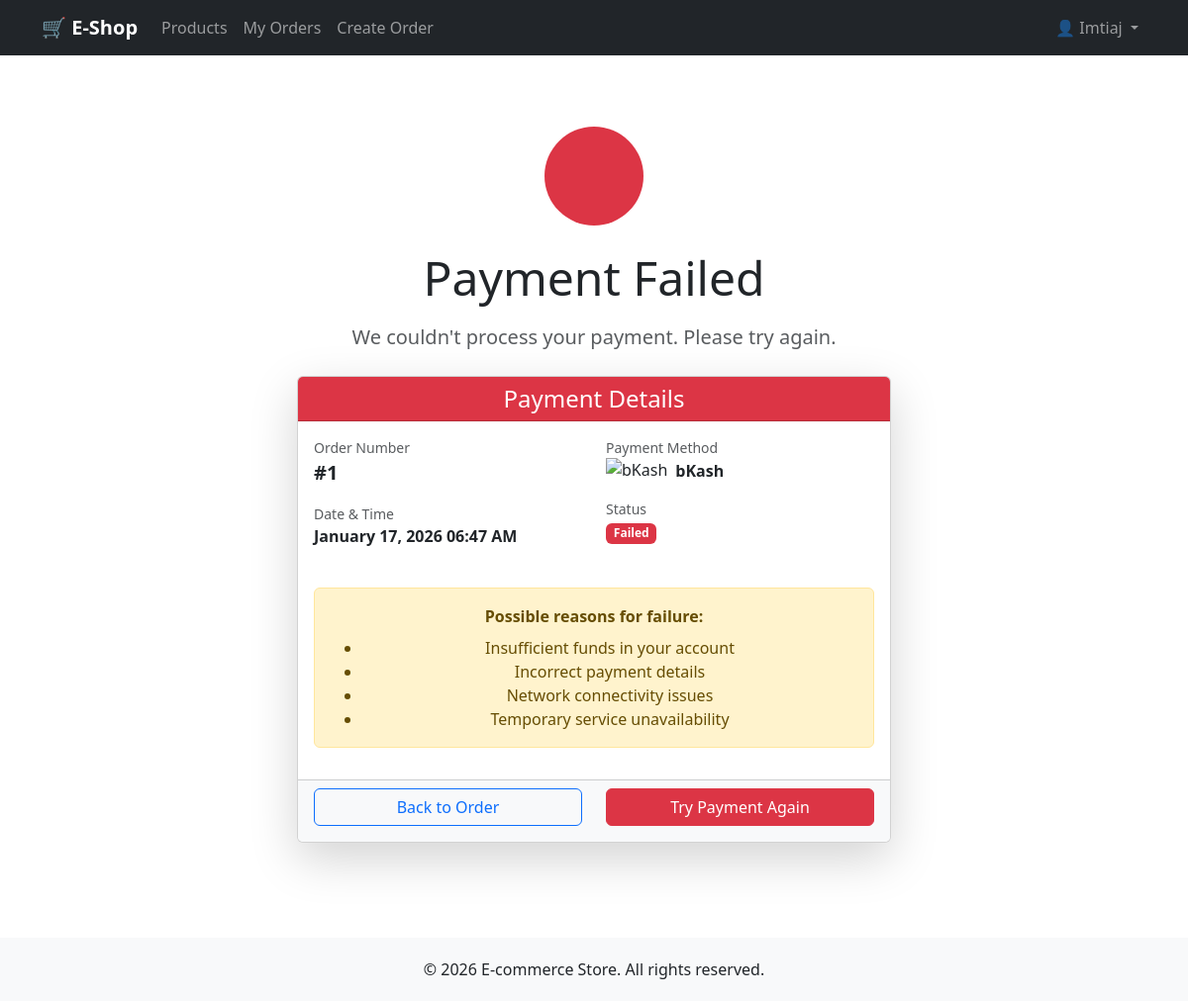
/payments/failed/1/ (signed in), run on the app's committed database.
### users/models.py (models this page shows, shortened)
class User(AbstractUser):
    email = models.EmailField(unique=True)
    phone = models.CharField(max_length=14, blank=True)
    address = models.TextField(blank=True)
    created_at = models.DateTimeField(auto_now_add=True)
    updated_at = models.DateTimeField(auto_now=True)

### orders/models.py (models this page shows, shortened)
class Order(models.Model):
    STATUS_CHOICES = (
        ('pending', 'Pending'),
        ('paid', 'Paid'),
        ('canceled', 'Canceled'),
    )
    user = models.ForeignKey(User, on_delete=models.CASCADE)
    total_amount = models.DecimalField(max_digits=12, decimal_places=2)
    status = models.CharField(max_length=20, choices=STATUS_CHOICES, default='pending')
    created_at = models.DateTimeField(auto_now_add=True)
    updated_at = models.DateTimeField(auto_now=True)
    class Meta:
        db_table = 'orders'

### payments/models.py (models this page shows, shortened)
class Payment(models.Model):
    PROVIDER_CHOICES = (
        ('stripe', 'Stripe'),
        ('bkash', 'bKash'),
    )
    STATUS_CHOICES = (
        ('pending', 'Pending'),
        ('success', 'Success'),
        ('failed', 'Failed'),
    )
    order = models.ForeignKey(Order, on_delete=models.CASCADE)
    provider = models.CharField(max_length=20, choices=PROVIDER_CHOICES)
    transaction_id = models.CharField(max_length=255, unique=True)
    status = models.CharField(max_length=20, choices=STATUS_CHOICES, default='pending')
    amount = models.DecimalField(max_digits=12, decimal_places=2)
    raw_response = models.JSONField(null=True, blank=True)
    created_at = models.DateTimeField(auto_now_add=True)
    updated_at = models.DateTimeField(auto_now=True)
    class Meta:
        db_table = 'payments'

### payments/views.py (the view)
# urls.py: path('failed/<int:payment_id>/', views.payment_failed, name='payment_failed'),
@login_required
def payment_failed(request, payment_id):
    payment = get_object_or_404(Payment, id=payment_id)
    if payment.order.user != request.user:
        messages.error(request, 'You are not authorized to view this payment.')
        return redirect('order_list')
    return render(request, 'payments/failed.html', {
        'order': payment.order,
        'payment': payment
    })

### payments/templates/payments/failed.html (shortened to what this page needs)
{% extends 'base.html' %}
{% block content %}
<div class="text-center py-5">
    <div class="mb-4">
        <div class="failed-icon rounded-circle bg-danger d-inline-flex align-items-center justify-content-center"
             style="width: 100px; height: 100px;">
        </div>
    </div>
    <h1 class="display-5 mb-3">Payment Failed</h1>
    <p class="lead text-muted mb-4">We couldn't process your payment. Please try again.</p>
    <div class="card shadow-lg mx-auto" style="max-width: 600px;">
        <div class="card-header bg-danger text-white">
            <h4 class="mb-0"> Payment Details</h4>
        </div>
        <div class="card-body">
            <div class="row text-start mb-4">
                <div class="col-md-6">
                    <div class="mb-3">
                        <small class="text-muted d-block">Order Number</small>
                        <strong class="fs-5">#{{ order.id }}</strong>
                    </div>
                    <div class="mb-3">
                        <small class="text-muted d-block">Date & Time</small>
                        <strong>{{ payment.created_at|date:"F d, Y H:i A" }}</strong>
                    </div>
                </div>
                <div class="col-md-6">
                    <div class="mb-3">
                        <small class="text-muted d-block">Payment Method</small>
                        <div class="d-flex align-items-center">
                            {% if payment.provider == 'stripe' %}
                            <img src="https://cdn-icons-png.flaticon.com/512/5968/5968382.png" alt="Stripe" height="25" class="me-2">
                            <strong>Credit/Debit Card</strong>
                            {% else %}
                            <img src="https://download.logo.wine/logo/BKash/BKash-Icon2-Logo.wine.png" alt="bKash" height="25" class="me-2">
                            <strong>bKash</strong>
                            {% endif %}
                        </div>
                    </div>
                    <div class="mb-3">
                        <small class="text-muted d-block">Status</small>
                        <span class="badge bg-danger">Failed</span>
                    </div>
                </div>
            </div>
            <div class="alert alert-warning">
                <strong>Possible reasons for failure:</strong>
                <ul class="mb-0 mt-2">
                    <li>Insufficient funds in your account</li>
                    <li>Incorrect payment details</li>
                    <li>Network connectivity issues</li>
                    <li>Temporary service unavailability</li>
                </ul>
            </div>
        </div>
        <div class="card-footer bg-light">
            <div class="row">
                <div class="col-md-6 mb-2">
                    <a href="{% url 'order_detail' order.id %}" class="btn btn-outline-primary w-100">
                         Back to Order
                    </a>
                </div>
                <div class="col-md-6">
                    <a href="{% url 'payment_checkout' order.id %}" class="btn btn-danger w-100">
                         Try Payment Again
                    </a>
                </div>
            </div>
        </div>
    </div>
</div>
{% endblock %}

### templates/base.html (shortened to what this page needs)
<!DOCTYPE html>
<html lang="en">
<head>
    <link href="https://cdn.jsdelivr.net/npm/bootstrap@5.3.0/dist/css/bootstrap.min.css" rel="stylesheet">
</head>
<body>
    <nav class="navbar navbar-expand-lg navbar-dark bg-dark">
        <div class="container">
            <a class="navbar-brand" href="{% url 'product_list' %}">🛒 E-Shop</a>
            <div class="collapse navbar-collapse" id="navbarNav">
                <ul class="navbar-nav me-auto">
                    <li class="nav-item">
                        <a class="nav-link" href="{% url 'product_list' %}">Products</a>
                    </li>
                    {% if user.is_authenticated %}
                    <li class="nav-item">
                        <a class="nav-link" href="{% url 'order_list' %}">My Orders</a>
                    </li>
                    <li class="nav-item">
                        <a class="nav-link" href="{% url 'create_order' %}">Create Order</a>
                    </li>
                    {% endif %}
                </ul>
                <ul class="navbar-nav">
                    {% if user.is_authenticated %}
                    <li class="nav-item dropdown">
                        <a class="nav-link dropdown-toggle" href="#" id="navbarDropdown" role="button" data-bs-toggle="dropdown">
                            👤 {{ user.username }}
                        </a>
                    </li>
                    {% endif %}
                </ul>
            </div>
        </div>
    </nav>
    <main class="container my-4">
        {% block content %}{% endblock %}
    </main>
    <footer class="footer mt-5">
        <div class="container text-center">
            <p class="mb-0">© 2026 E-commerce Store. All rights reserved.</p>
        </div>
    </footer>
</body>
</html>

### templates/base.html (style rules this page uses)
.navbar-brand { font-weight: bold; }
.card { transition: transform 0.2s; }
.footer { background-color: #f8f9fa; padding: 20px 0; margin-top: 40px; }

### data on the page
User: username "Imtiaj"
Order: id "1"
Payment: created_at "January 17, 2026 06:47 AM"
